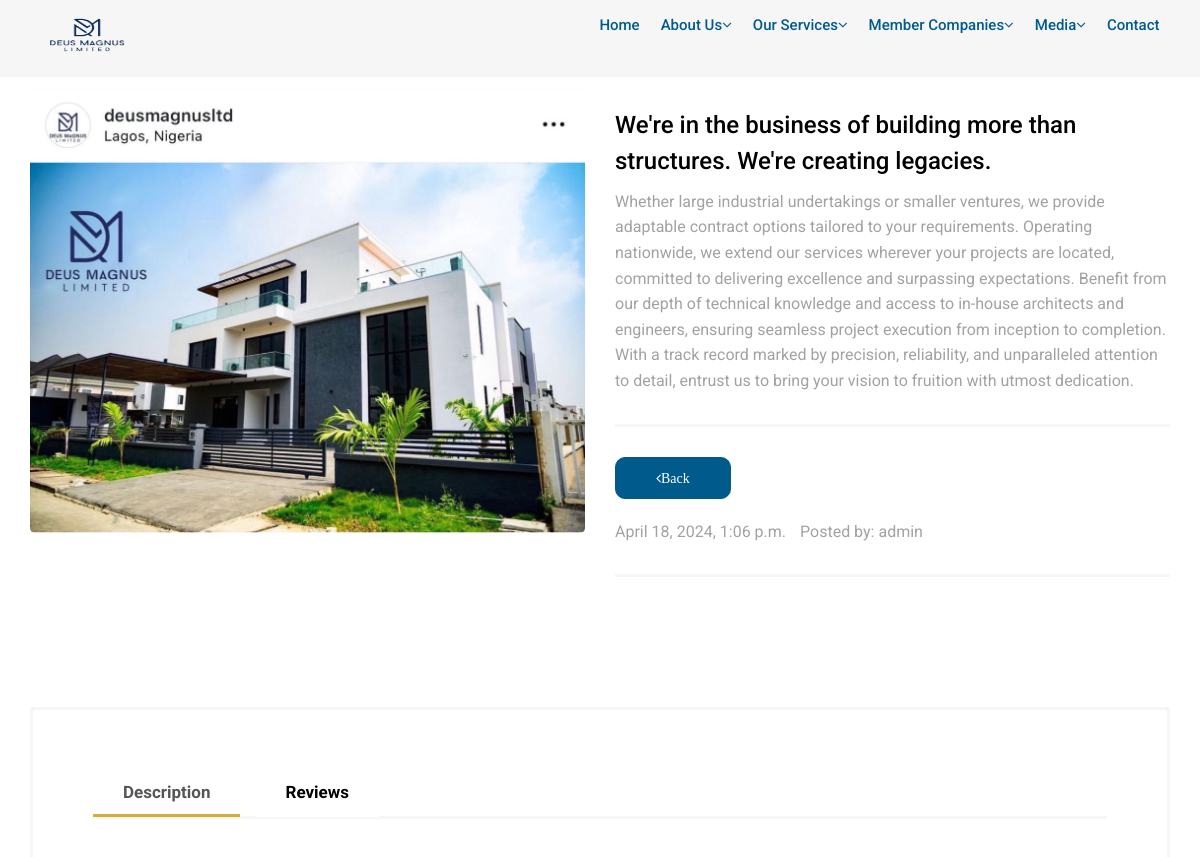
Before: /article2/1/ (upper part) with the older database file.
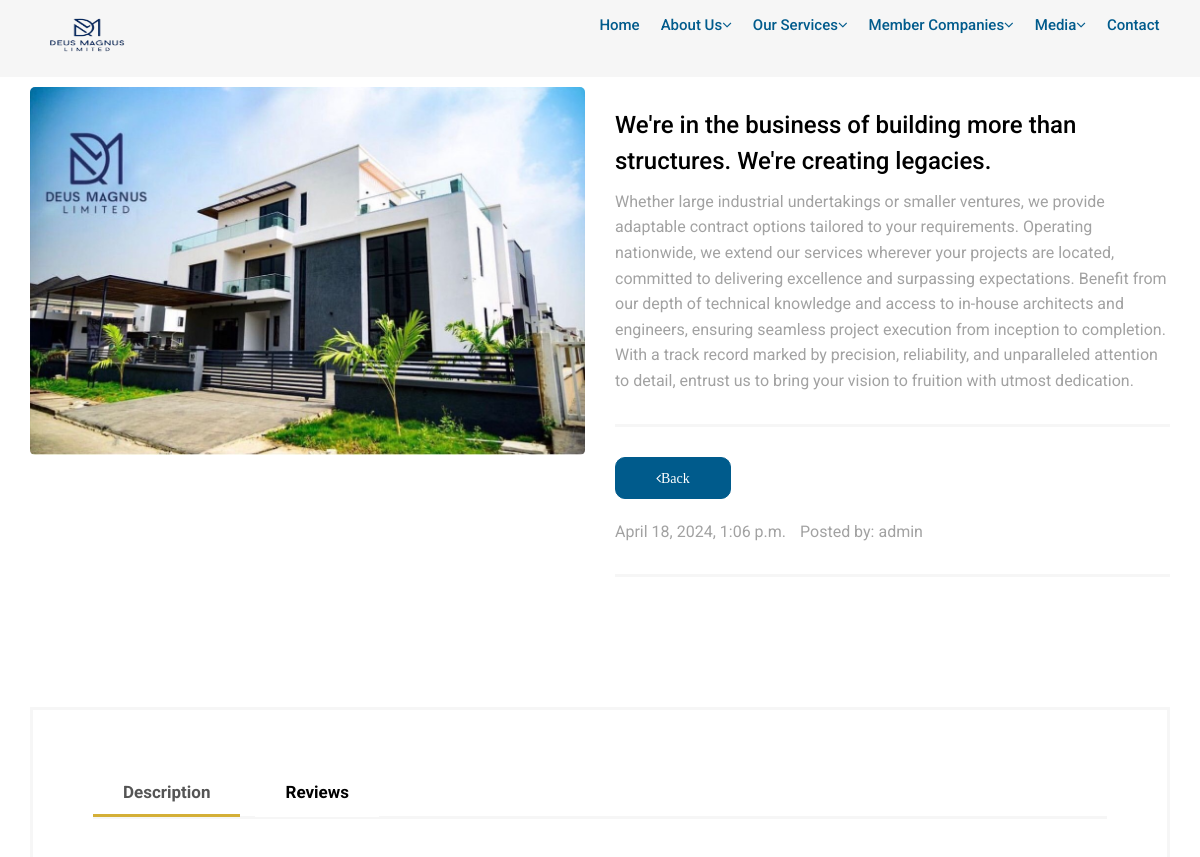
After: the same page with the newer database file.
### deus_magnus/models.py (models this page shows, shortened)
class SecondDeusMagnusMainPicturePost(models.Model):
    second_deus_magnus_title = models.CharField(max_length=255, blank=True, null=True)
    second_deus_magnus_description = models.TextField()
    second_deus_magnus_slug = models.SlugField (max_length=255,blank=True, null=True)
    second_deus_magnus_img = models.ImageField(upload_to='images/')
    second_deus_magnus_publish_date = models.DateTimeField (auto_now_add= True)
    second_deus_magnus_author = models.ForeignKey(User, on_delete=models.CASCADE)
    class Meta:
        ordering =['second_deus_magnus_publish_date']

### deus_magnus/views.py (the view, shortened to what this page needs)
# urls.py: path('article2/<int:pk>/', SecondConstructionDetailViewArticleDetailView.as_view(), name="second_detail"),
class SecondConstructionDetailViewArticleDetailView(DetailView):
    model = SecondDeusMagnusMainPicturePost
    template_name = 'deus_magnus/second_article_detail.html'
    context_object_name = 'second_construction'
    def get_context_data(self, **kwargs):
        context = super().get_context_data(**kwargs)
        context['subs'] = SubPicture_1.objects.all()
        return context

### templates/deus_magnus/second_article_detail.html (shortened to what this page needs)
{% extends "base.html" %}
{% load static %}
{% block content%}
<br><br><br>
<section class="section">
    <div class="container">
        <div class=" ">
            <div class="row">
                <div class="col-md-6 shop-media">
                    <div class="row">
                        <div class="col-md-12">
                            <div class="image-wrap entry">
                                {% if object.second_deus_magnus_img %}
                                <img src="{{ object.second_deus_magnus_img.url }}"style="border-radius:5px;" alt="" class="img-responsive">
                                {% endif %}
                            </div>
                        </div>
                    </div>
                </div>
                <div class="col-md-6">
                    <div class="shop-desc">
                        <h3>{{ object.second_deus_magnus_title }}</h3>
                        <p>{{ object.second_deus_magnus_description }}</p>
                        <div class="shop-meta">
                                <a href=""onclick="history.back(); return false;" class="btn btn-primary"style="border-radius: 10px;"><i class="fa fa-angle-left">Back</i></a>
                            <ul class="list-inline">
                                <li>{{ object.second_deus_magnus_publish_date }}</li>
                                <li>Posted by: {{ object.second_deus_magnus_author }}</li>
                            </ul>
                        </div>
                    </div>
                </div>
            </div>
            <div class="row">
                <div class="col-md-12">
                    <div class="shop-extra">
                        <ul class="nav nav-tabs">
                            <li class="active"><a data-toggle="tab" href="#home">Description</a></li>
                            <li><a data-toggle="tab" href="#menu2">Reviews</a></li>
                        </ul>
                        <div class="tab-content">
                        </div>
                    </div>
                </div>
            </div>
    </div>
</section>
{% endblock %}

Changed rows visible on the page:
changed SecondDeusMagnusMainPicturePost "We're in the business of building more than structures. We're creating legacies.": second_deus_magnus_img: a different picture
